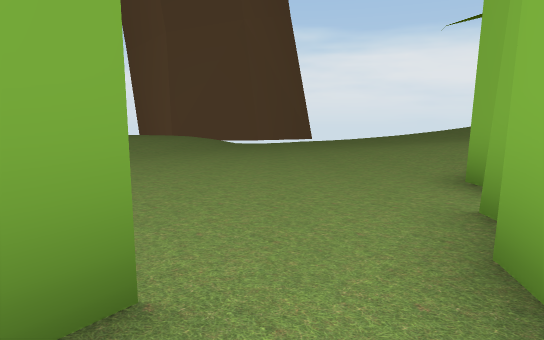
View 1 (above)

24 first-person views from a walk through a 3-D level made in the Unity game engine. The camera is 1.3 m above the floor, tilts 6° down and sees 70° across. The floor is counted in squares, 2 m on a side. Each view is taken from the middle of a square. On the plan, view 1 faces up. The plan holds only what a view shows up to about 11 squares ahead; the rest is blank. The place goes on beyond the plan. The player is left out. Some animated figures are not drawn. Some surface patterns are stand-ins.

View 2
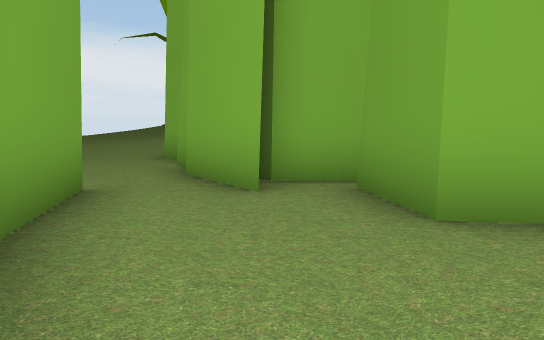

View 3
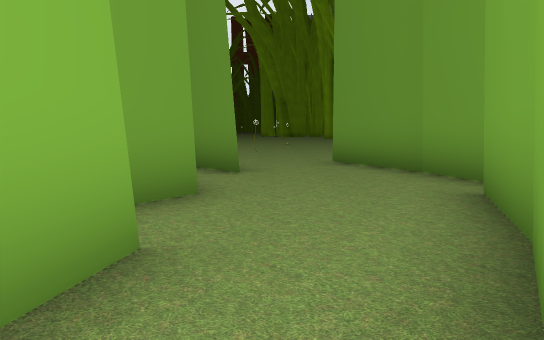

View 4
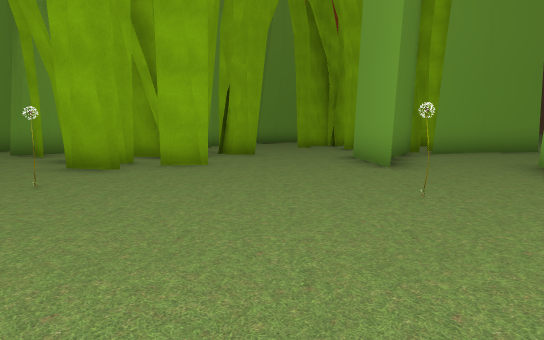

View 5
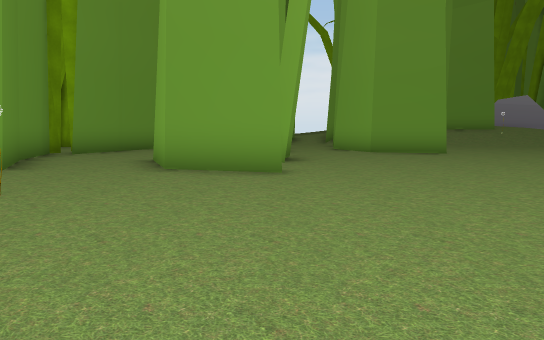

View 6
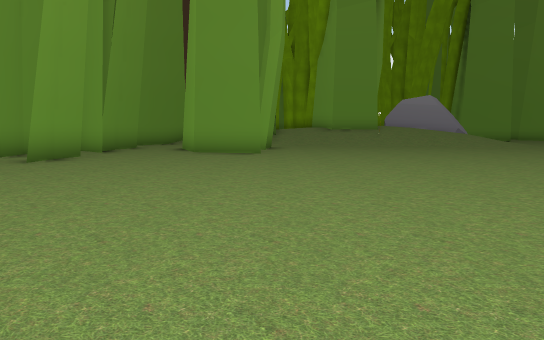

View 7
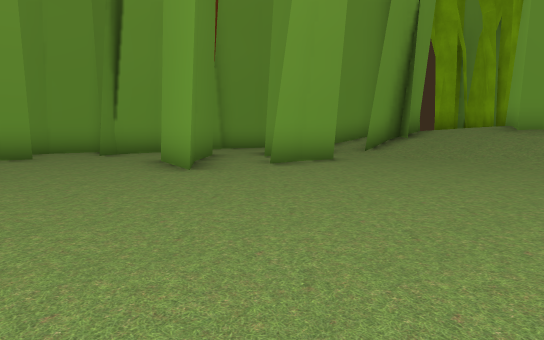

View 8
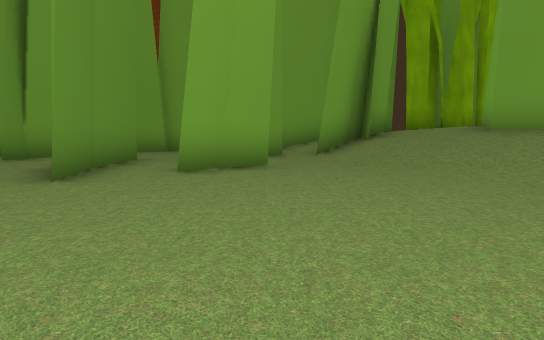

View 9
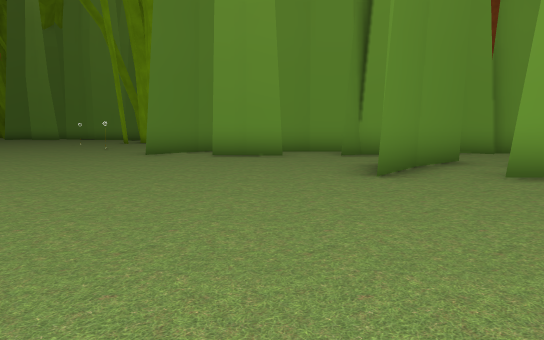

View 10
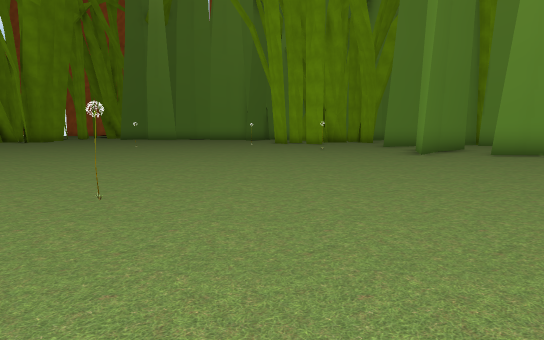

View 11
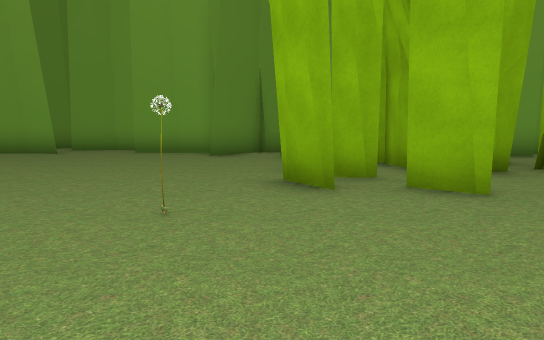

View 12
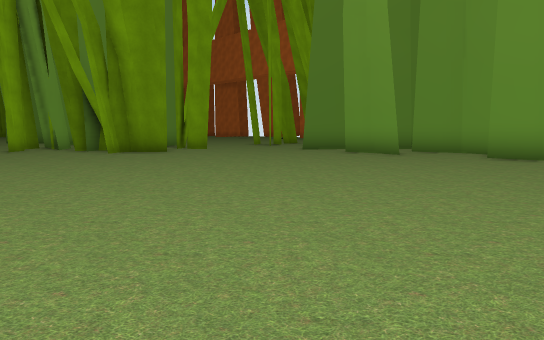

View 13
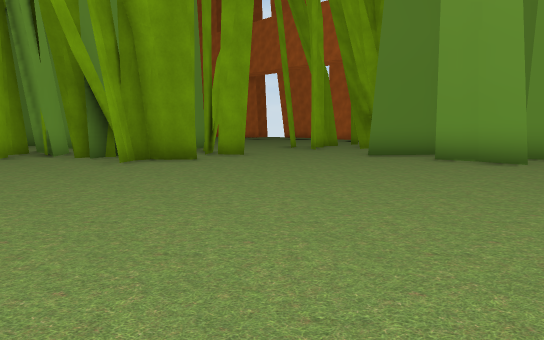

View 14
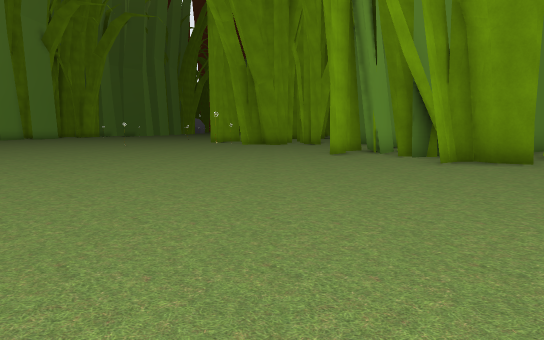

View 15
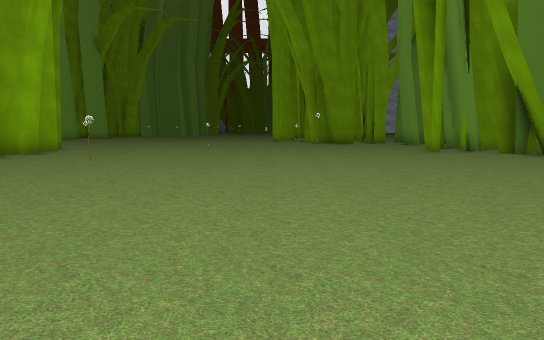

View 16
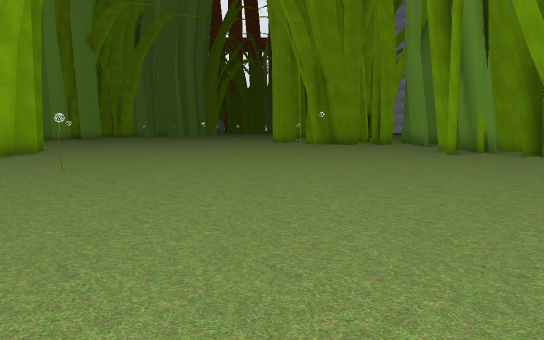

View 17
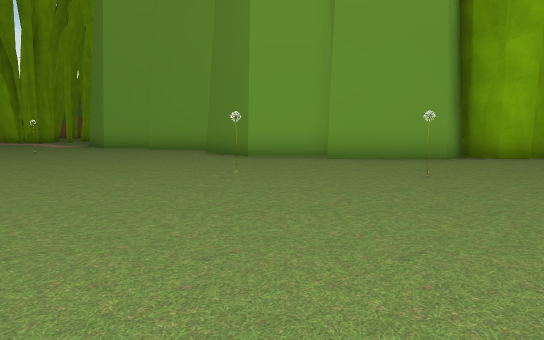

View 18
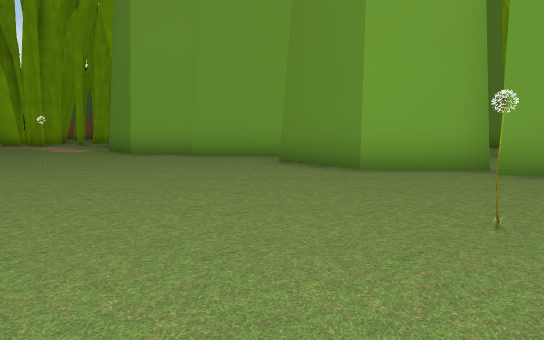

View 19
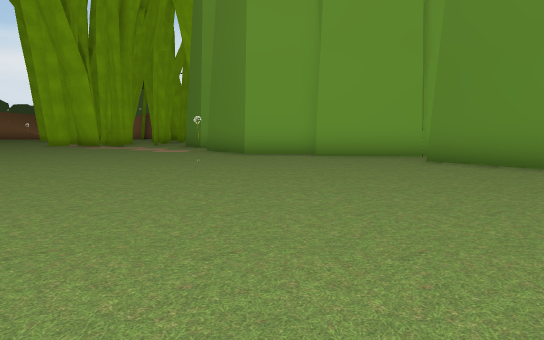

View 20
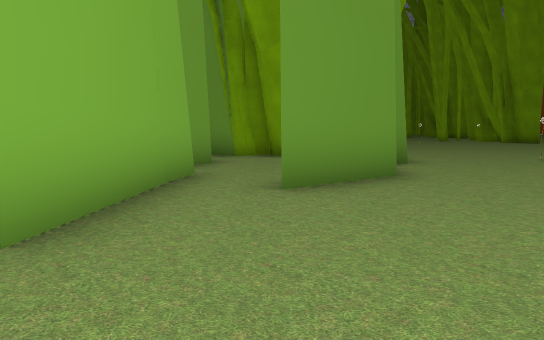

View 21
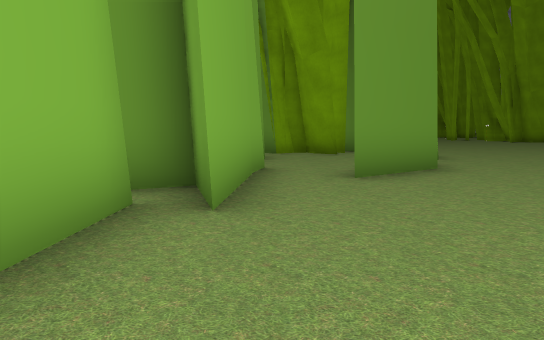

View 22
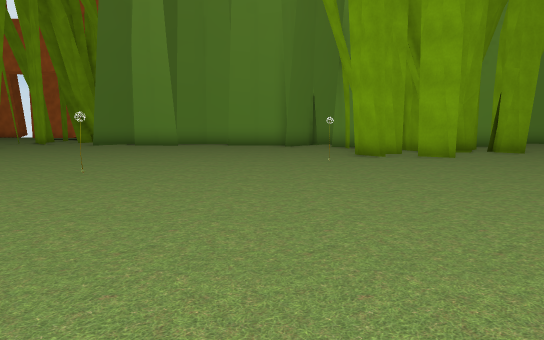

View 23
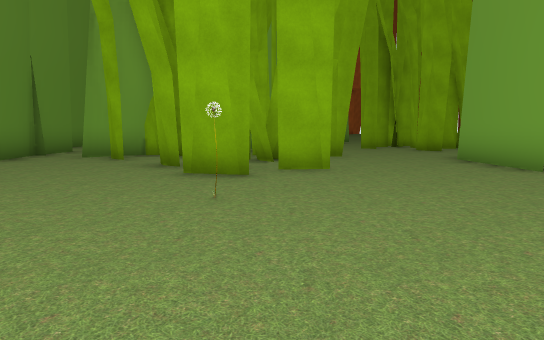

View 24
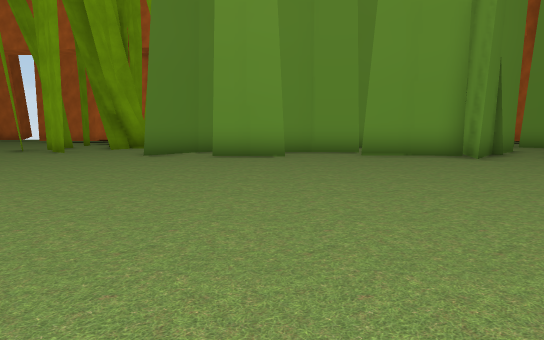

### Floor plan
Key: @ floor where view 1 was taken; # wall or solid block; x gap in a wall; . main floor; : floor 0.25 m higher than the main floor; + floor 1.25 m higher than the main floor; / step, stairs or slope.
Columns run from 12 left of view 1 to 13 right of it. Each row starts with its distance up from view 1.
 11         //....:///
 10         /.....////
  9          .....///
  8          .....://   #
  7          ......//   ++##
  6           ...../  ###//##
  5           .....#  #/#//+#
  4           .....#  #/#///
  3            ...##  #....//
  2            ..##...#......
  1            #.###....#....
  0           ##@###.##.......
 -1          ##...##..##......
 -2        ..##..##...........
 -3       ...#....##..........
 -4       ...##..###..........
 -5       #...##.##...........
 -6      ##.......##..........
 -7      ##...................
 -8    ####.#...#.............
 -9 #. ##.###.................
-10 ## ... #..................
-11  ##......#...............
-12  #...................#...#
-13 ##.......................#
-14 #.......................##
-15 #..........#............##
-16 #.#.....................#
-17 # #..............#...##.#
-18 ##...................#..#
-19  #..................##..#
-20 ................#...#...#
-21 ......##............###.
-22 #..####.............####
-23    #####............#
-24    #  ###...........#
-25    #   ##..  .......x

Where each view was taken, in squares from view 1:
view 1: 0 up, 0 right, facing up
view 2: 3 down, 2 left, facing up-right
view 3: 2 up, 0 right, facing down
view 4: 12 down, 2 right, facing up-left
view 5: 12 down, 3 right, facing up
view 6: 12 down, 8 right, facing up
view 7: 5 down, 13 right, facing up-left
view 8: 3 down, 13 right, facing up-left
view 9: 3 down, 13 right, facing left
view 10: 10 down, 13 right, facing left
view 11: 10 down, 0 right, facing left
view 12: 11 down, 1 left, facing down-left
view 13: 14 down, 2 left, facing down-left
view 14: 14 down, 2 left, facing down
view 15: 13 down, 1 right, facing down
view 16: 14 down, 1 right, facing down
view 17: 18 down, 1 left, facing right
view 18: 16 down, 2 right, facing right
view 19: 13 down, 2 right, facing right
view 20: 12 down, 10 right, facing down
view 21: 11 down, 11 right, facing down
view 22: 12 down, 5 right, facing left
view 23: 13 down, 0 right, facing up-left
view 24: 16 down, 1 left, facing left
